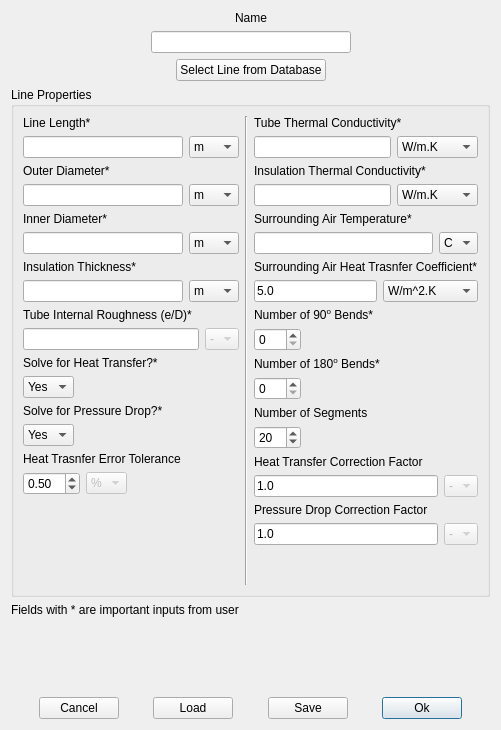
<?xml version="1.0" encoding="UTF-8"?>
<ui version="4.0">
 <class>Form</class>
 <widget class="QWidget" name="Form">
  <property name="geometry">
   <rect>
    <x>0</x>
    <y>0</y>
    <width>501</width>
    <height>730</height>
   </rect>
  </property>
  <property name="windowTitle">
   <string>Line Definition</string>
  </property>
  <layout class="QVBoxLayout" name="verticalLayout_17">
   <item>
    <layout class="QHBoxLayout" name="horizontalLayout_18">
     <item>
      <spacer name="horizontalSpacer_4">
       <property name="orientation">
        <enum>Qt::Horizontal</enum>
       </property>
       <property name="sizeHint" stdset="0">
        <size>
         <width>40</width>
         <height>20</height>
        </size>
       </property>
      </spacer>
     </item>
     <item>
      <layout class="QVBoxLayout" name="verticalLayout">
       <item>
        <widget class="QLabel" name="Line_name_label">
         <property name="text">
          <string>Name</string>
         </property>
         <property name="alignment">
          <set>Qt::AlignCenter</set>
         </property>
        </widget>
       </item>
       <item>
        <layout class="QHBoxLayout" name="horizontalLayout_2">
         <item>
          <widget class="QLineEdit" name="Line_name">
           <property name="minimumSize">
            <size>
             <width>200</width>
             <height>0</height>
            </size>
           </property>
          </widget>
         </item>
        </layout>
       </item>
      </layout>
     </item>
     <item>
      <spacer name="horizontalSpacer_5">
       <property name="orientation">
        <enum>Qt::Horizontal</enum>
       </property>
       <property name="sizeHint" stdset="0">
        <size>
         <width>40</width>
         <height>20</height>
        </size>
       </property>
      </spacer>
     </item>
    </layout>
   </item>
   <item>
    <layout class="QHBoxLayout" name="horizontalLayout_20">
     <item>
      <spacer name="horizontalSpacer_12">
       <property name="orientation">
        <enum>Qt::Horizontal</enum>
       </property>
       <property name="sizeHint" stdset="0">
        <size>
         <width>40</width>
         <height>20</height>
        </size>
       </property>
      </spacer>
     </item>
     <item>
      <widget class="QPushButton" name="Select_line_button">
       <property name="text">
        <string>Select Line from Database</string>
       </property>
      </widget>
     </item>
     <item>
      <spacer name="horizontalSpacer_13">
       <property name="orientation">
        <enum>Qt::Horizontal</enum>
       </property>
       <property name="sizeHint" stdset="0">
        <size>
         <width>40</width>
         <height>20</height>
        </size>
       </property>
      </spacer>
     </item>
    </layout>
   </item>
   <item>
    <widget class="QGroupBox" name="Line_properties_group">
     <property name="title">
      <string>Line Properties</string>
     </property>
     <layout class="QHBoxLayout" name="horizontalLayout_22">
      <item>
       <layout class="QVBoxLayout" name="verticalLayout_19">
        <item>
         <layout class="QVBoxLayout" name="verticalLayout_2">
          <item>
           <widget class="QLabel" name="Line_length_label">
            <property name="text">
             <string>Line Length*</string>
            </property>
           </widget>
          </item>
          <item>
           <layout class="QHBoxLayout" name="horizontalLayout_3">
            <item>
             <widget class="QLineEdit" name="Line_length"/>
            </item>
            <item>
             <widget class="QComboBox" name="Line_length_unit">
              <item>
               <property name="text">
                <string>m</string>
               </property>
              </item>
              <item>
               <property name="text">
                <string>cm</string>
               </property>
              </item>
              <item>
               <property name="text">
                <string>mm</string>
               </property>
              </item>
              <item>
               <property name="text">
                <string>ft</string>
               </property>
              </item>
              <item>
               <property name="text">
                <string>in</string>
               </property>
              </item>
             </widget>
            </item>
           </layout>
          </item>
         </layout>
        </item>
        <item>
         <layout class="QVBoxLayout" name="verticalLayout_3">
          <item>
           <widget class="QLabel" name="Line_OD_label">
            <property name="text">
             <string>Outer Diameter*</string>
            </property>
           </widget>
          </item>
          <item>
           <layout class="QHBoxLayout" name="horizontalLayout_4">
            <item>
             <widget class="QLineEdit" name="Line_OD"/>
            </item>
            <item>
             <widget class="QComboBox" name="Line_OD_unit">
              <item>
               <property name="text">
                <string>m</string>
               </property>
              </item>
              <item>
               <property name="text">
                <string>cm</string>
               </property>
              </item>
              <item>
               <property name="text">
                <string>mm</string>
               </property>
              </item>
              <item>
               <property name="text">
                <string>ft</string>
               </property>
              </item>
              <item>
               <property name="text">
                <string>in</string>
               </property>
              </item>
             </widget>
            </item>
           </layout>
          </item>
         </layout>
        </item>
        <item>
         <layout class="QVBoxLayout" name="verticalLayout_4">
          <item>
           <widget class="QLabel" name="Line_ID_label">
            <property name="text">
             <string>Inner Diameter*</string>
            </property>
           </widget>
          </item>
          <item>
           <layout class="QHBoxLayout" name="horizontalLayout_5">
            <item>
             <widget class="QLineEdit" name="Line_ID"/>
            </item>
            <item>
             <widget class="QComboBox" name="Line_ID_unit">
              <item>
               <property name="text">
                <string>m</string>
               </property>
              </item>
              <item>
               <property name="text">
                <string>cm</string>
               </property>
              </item>
              <item>
               <property name="text">
                <string>mm</string>
               </property>
              </item>
              <item>
               <property name="text">
                <string>ft</string>
               </property>
              </item>
              <item>
               <property name="text">
                <string>in</string>
               </property>
              </item>
             </widget>
            </item>
           </layout>
          </item>
         </layout>
        </item>
        <item>
         <layout class="QVBoxLayout" name="verticalLayout_5">
          <item>
           <widget class="QLabel" name="Line_insulation_t_label">
            <property name="text">
             <string>Insulation Thickness*</string>
            </property>
           </widget>
          </item>
          <item>
           <layout class="QHBoxLayout" name="horizontalLayout_6">
            <item>
             <widget class="QLineEdit" name="Line_insulation_t"/>
            </item>
            <item>
             <widget class="QComboBox" name="Line_insulation_t_unit">
              <item>
               <property name="text">
                <string>m</string>
               </property>
              </item>
              <item>
               <property name="text">
                <string>cm</string>
               </property>
              </item>
              <item>
               <property name="text">
                <string>mm</string>
               </property>
              </item>
              <item>
               <property name="text">
                <string>ft</string>
               </property>
              </item>
              <item>
               <property name="text">
                <string>in</string>
               </property>
              </item>
             </widget>
            </item>
           </layout>
          </item>
         </layout>
        </item>
        <item>
         <layout class="QVBoxLayout" name="verticalLayout_11">
          <item>
           <widget class="QLabel" name="Line_e_D_label">
            <property name="text">
             <string>Tube Internal Roughness (e/D)*</string>
            </property>
           </widget>
          </item>
          <item>
           <layout class="QHBoxLayout" name="horizontalLayout_12">
            <item>
             <widget class="QLineEdit" name="Line_e_D">
              <property name="toolTip">
               <string>Ratio between internal tube roughness to the inner tube diameter</string>
              </property>
             </widget>
            </item>
            <item>
             <widget class="QComboBox" name="Line_e_D_unit">
              <property name="enabled">
               <bool>false</bool>
              </property>
              <item>
               <property name="text">
                <string>-</string>
               </property>
              </item>
             </widget>
            </item>
           </layout>
          </item>
         </layout>
        </item>
        <item>
         <layout class="QVBoxLayout" name="verticalLayout_14">
          <item>
           <widget class="QLabel" name="Line_solve_HT_label">
            <property name="text">
             <string>Solve for Heat Transfer?*</string>
            </property>
           </widget>
          </item>
          <item>
           <layout class="QHBoxLayout" name="horizontalLayout_15">
            <item>
             <widget class="QComboBox" name="Line_solve_HT">
              <item>
               <property name="text">
                <string>Yes</string>
               </property>
              </item>
              <item>
               <property name="text">
                <string>No</string>
               </property>
              </item>
             </widget>
            </item>
            <item>
             <spacer name="horizontalSpacer_9">
              <property name="orientation">
               <enum>Qt::Horizontal</enum>
              </property>
              <property name="sizeHint" stdset="0">
               <size>
                <width>40</width>
                <height>20</height>
               </size>
              </property>
             </spacer>
            </item>
           </layout>
          </item>
         </layout>
        </item>
        <item>
         <layout class="QVBoxLayout" name="verticalLayout_15">
          <item>
           <widget class="QLabel" name="Line_solve_DP_label">
            <property name="text">
             <string>Solve for Pressure Drop?*</string>
            </property>
           </widget>
          </item>
          <item>
           <layout class="QHBoxLayout" name="horizontalLayout_14">
            <item>
             <widget class="QComboBox" name="Line_solve_DP">
              <item>
               <property name="text">
                <string>Yes</string>
               </property>
              </item>
              <item>
               <property name="text">
                <string>No</string>
               </property>
              </item>
             </widget>
            </item>
            <item>
             <spacer name="horizontalSpacer_10">
              <property name="orientation">
               <enum>Qt::Horizontal</enum>
              </property>
              <property name="sizeHint" stdset="0">
               <size>
                <width>40</width>
                <height>20</height>
               </size>
              </property>
             </spacer>
            </item>
           </layout>
          </item>
         </layout>
        </item>
        <item>
         <layout class="QVBoxLayout" name="verticalLayout_13">
          <item>
           <widget class="QLabel" name="Line_q_tolerance_label">
            <property name="text">
             <string>Heat Trasnfer Error Tolerance</string>
            </property>
           </widget>
          </item>
          <item>
           <layout class="QHBoxLayout" name="horizontalLayout_17">
            <item>
             <widget class="QDoubleSpinBox" name="Line_q_tolerance">
              <property name="minimum">
               <double>0.010000000000000</double>
              </property>
              <property name="value">
               <double>0.500000000000000</double>
              </property>
             </widget>
            </item>
            <item>
             <widget class="QComboBox" name="Line_q_tolerance_unit">
              <property name="enabled">
               <bool>false</bool>
              </property>
              <item>
               <property name="text">
                <string>%</string>
               </property>
              </item>
             </widget>
            </item>
            <item>
             <spacer name="horizontalSpacer_11">
              <property name="orientation">
               <enum>Qt::Horizontal</enum>
              </property>
              <property name="sizeHint" stdset="0">
               <size>
                <width>40</width>
                <height>20</height>
               </size>
              </property>
             </spacer>
            </item>
           </layout>
          </item>
         </layout>
        </item>
        <item>
         <spacer name="verticalSpacer_2">
          <property name="orientation">
           <enum>Qt::Vertical</enum>
          </property>
          <property name="sizeHint" stdset="0">
           <size>
            <width>20</width>
            <height>40</height>
           </size>
          </property>
         </spacer>
        </item>
       </layout>
      </item>
      <item>
       <widget class="Line" name="line">
        <property name="orientation">
         <enum>Qt::Vertical</enum>
        </property>
       </widget>
      </item>
      <item>
       <layout class="QVBoxLayout" name="verticalLayout_18">
        <item>
         <layout class="QVBoxLayout" name="verticalLayout_6">
          <item>
           <widget class="QLabel" name="Line_tube_k_label">
            <property name="text">
             <string>Tube Thermal Conductivity*</string>
            </property>
           </widget>
          </item>
          <item>
           <layout class="QHBoxLayout" name="horizontalLayout_7">
            <item>
             <widget class="QLineEdit" name="Line_tube_k"/>
            </item>
            <item>
             <widget class="QComboBox" name="Line_tube_k_unit">
              <item>
               <property name="text">
                <string>W/m.K</string>
               </property>
              </item>
              <item>
               <property name="text">
                <string>Btu/hr.ft.F</string>
               </property>
              </item>
             </widget>
            </item>
           </layout>
          </item>
         </layout>
        </item>
        <item>
         <layout class="QVBoxLayout" name="verticalLayout_7">
          <item>
           <widget class="QLabel" name="Line_insulation_k_label">
            <property name="text">
             <string>Insulation Thermal Conductivity*</string>
            </property>
           </widget>
          </item>
          <item>
           <layout class="QHBoxLayout" name="horizontalLayout_8">
            <item>
             <widget class="QLineEdit" name="Line_insulation_k"/>
            </item>
            <item>
             <widget class="QComboBox" name="Line_insulation_k_unit">
              <item>
               <property name="text">
                <string>W/m.K</string>
               </property>
              </item>
              <item>
               <property name="text">
                <string>Btu/hr.ft.F</string>
               </property>
              </item>
             </widget>
            </item>
           </layout>
          </item>
         </layout>
        </item>
        <item>
         <layout class="QVBoxLayout" name="verticalLayout_8">
          <item>
           <widget class="QLabel" name="Line_surrounding_T_label">
            <property name="text">
             <string>Surrounding Air Temperature*</string>
            </property>
           </widget>
          </item>
          <item>
           <layout class="QHBoxLayout" name="horizontalLayout_9">
            <item>
             <widget class="QLineEdit" name="Line_surrounding_T"/>
            </item>
            <item>
             <widget class="QComboBox" name="Line_surrounding_T_unit">
              <item>
               <property name="text">
                <string>C</string>
               </property>
              </item>
              <item>
               <property name="text">
                <string>K</string>
               </property>
              </item>
              <item>
               <property name="text">
                <string>F</string>
               </property>
              </item>
             </widget>
            </item>
           </layout>
          </item>
         </layout>
        </item>
        <item>
         <layout class="QVBoxLayout" name="verticalLayout_9">
          <item>
           <widget class="QLabel" name="Line_surrounding_HTC_label">
            <property name="text">
             <string>Surrounding Air Heat Trasnfer Coefficient*</string>
            </property>
           </widget>
          </item>
          <item>
           <layout class="QHBoxLayout" name="horizontalLayout_10">
            <item>
             <widget class="QLineEdit" name="Line_surrounding_HTC">
              <property name="text">
               <string>5.0</string>
              </property>
             </widget>
            </item>
            <item>
             <widget class="QComboBox" name="Line_surrounding_HTC_unit">
              <item>
               <property name="text">
                <string>W/m^2.K</string>
               </property>
              </item>
              <item>
               <property name="text">
                <string>Btu/hr.ft^2.K</string>
               </property>
              </item>
             </widget>
            </item>
           </layout>
          </item>
         </layout>
        </item>
        <item>
         <layout class="QVBoxLayout" name="verticalLayout_10">
          <item>
           <layout class="QVBoxLayout" name="verticalLayout_21">
            <item>
             <widget class="QLabel" name="Line_N_90_bends_label">
              <property name="toolTip">
               <string>Devide the line to number of segments</string>
              </property>
              <property name="text">
               <string>&lt;html&gt;&lt;head/&gt;&lt;body&gt;&lt;p&gt;Number of 90&lt;span style=&quot; vertical-align:super;&quot;&gt;o&lt;/span&gt; Bends*&lt;/p&gt;&lt;/body&gt;&lt;/html&gt;</string>
              </property>
             </widget>
            </item>
            <item>
             <layout class="QHBoxLayout" name="horizontalLayout_21">
              <item>
               <widget class="QSpinBox" name="Line_N_90_bends">
                <property name="toolTip">
                 <string>Devide the line to number of segments</string>
                </property>
                <property name="minimum">
                 <number>0</number>
                </property>
                <property name="maximum">
                 <number>100</number>
                </property>
                <property name="value">
                 <number>0</number>
                </property>
               </widget>
              </item>
              <item>
               <spacer name="horizontalSpacer_15">
                <property name="orientation">
                 <enum>Qt::Horizontal</enum>
                </property>
                <property name="sizeHint" stdset="0">
                 <size>
                  <width>40</width>
                  <height>20</height>
                 </size>
                </property>
               </spacer>
              </item>
             </layout>
            </item>
           </layout>
          </item>
          <item>
           <layout class="QVBoxLayout" name="verticalLayout_20">
            <item>
             <widget class="QLabel" name="Line_N_180_bends_label">
              <property name="toolTip">
               <string>Devide the line to number of segments</string>
              </property>
              <property name="text">
               <string>&lt;html&gt;&lt;head/&gt;&lt;body&gt;&lt;p&gt;Number of 180&lt;span style=&quot; vertical-align:super;&quot;&gt;o&lt;/span&gt; Bends*&lt;/p&gt;&lt;/body&gt;&lt;/html&gt;</string>
              </property>
             </widget>
            </item>
            <item>
             <layout class="QHBoxLayout" name="horizontalLayout_19">
              <item>
               <widget class="QSpinBox" name="Line_N_180_bends">
                <property name="toolTip">
                 <string>Devide the line to number of segments</string>
                </property>
                <property name="minimum">
                 <number>0</number>
                </property>
                <property name="maximum">
                 <number>100</number>
                </property>
                <property name="value">
                 <number>0</number>
                </property>
               </widget>
              </item>
              <item>
               <spacer name="horizontalSpacer_14">
                <property name="orientation">
                 <enum>Qt::Horizontal</enum>
                </property>
                <property name="sizeHint" stdset="0">
                 <size>
                  <width>40</width>
                  <height>20</height>
                 </size>
                </property>
               </spacer>
              </item>
             </layout>
            </item>
           </layout>
          </item>
          <item>
           <widget class="QLabel" name="Line_N_segments_label">
            <property name="toolTip">
             <string>Devide the line to number of segments</string>
            </property>
            <property name="text">
             <string>Number of Segments</string>
            </property>
           </widget>
          </item>
          <item>
           <layout class="QHBoxLayout" name="horizontalLayout_11">
            <item>
             <widget class="QSpinBox" name="Line_N_segments">
              <property name="toolTip">
               <string>Devide the line to number of segments</string>
              </property>
              <property name="minimum">
               <number>1</number>
              </property>
              <property name="maximum">
               <number>100</number>
              </property>
              <property name="value">
               <number>20</number>
              </property>
             </widget>
            </item>
            <item>
             <spacer name="horizontalSpacer_8">
              <property name="orientation">
               <enum>Qt::Horizontal</enum>
              </property>
              <property name="sizeHint" stdset="0">
               <size>
                <width>40</width>
                <height>20</height>
               </size>
              </property>
             </spacer>
            </item>
           </layout>
          </item>
         </layout>
        </item>
        <item>
         <layout class="QVBoxLayout" name="verticalLayout_16">
          <item>
           <widget class="QLabel" name="Line_HT_correction_label">
            <property name="text">
             <string>Heat Transfer Correction Factor</string>
            </property>
           </widget>
          </item>
          <item>
           <layout class="QHBoxLayout" name="horizontalLayout_16">
            <item>
             <widget class="QLineEdit" name="Line_HT_correction">
              <property name="text">
               <string>1.0</string>
              </property>
             </widget>
            </item>
            <item>
             <widget class="QComboBox" name="Line_HT_correction_unit">
              <property name="enabled">
               <bool>false</bool>
              </property>
              <item>
               <property name="text">
                <string>-</string>
               </property>
              </item>
             </widget>
            </item>
           </layout>
          </item>
         </layout>
        </item>
        <item>
         <layout class="QVBoxLayout" name="verticalLayout_12">
          <item>
           <widget class="QLabel" name="Line_DP_correction_label">
            <property name="text">
             <string>Pressure Drop Correction Factor</string>
            </property>
           </widget>
          </item>
          <item>
           <layout class="QHBoxLayout" name="horizontalLayout_13">
            <item>
             <widget class="QLineEdit" name="Line_DP_correction">
              <property name="text">
               <string>1.0</string>
              </property>
             </widget>
            </item>
            <item>
             <widget class="QComboBox" name="Line_DP_correction_unit">
              <property name="enabled">
               <bool>false</bool>
              </property>
              <item>
               <property name="text">
                <string>-</string>
               </property>
              </item>
             </widget>
            </item>
           </layout>
          </item>
         </layout>
        </item>
        <item>
         <spacer name="verticalSpacer_3">
          <property name="orientation">
           <enum>Qt::Vertical</enum>
          </property>
          <property name="sizeHint" stdset="0">
           <size>
            <width>20</width>
            <height>40</height>
           </size>
          </property>
         </spacer>
        </item>
       </layout>
      </item>
     </layout>
    </widget>
   </item>
   <item>
    <widget class="QLabel" name="label">
     <property name="text">
      <string>Fields with * are important inputs from user</string>
     </property>
    </widget>
   </item>
   <item>
    <spacer name="verticalSpacer">
     <property name="orientation">
      <enum>Qt::Vertical</enum>
     </property>
     <property name="sizeHint" stdset="0">
      <size>
       <width>20</width>
       <height>40</height>
      </size>
     </property>
    </spacer>
   </item>
   <item>
    <layout class="QHBoxLayout" name="horizontalLayout">
     <item>
      <spacer name="horizontalSpacer">
       <property name="orientation">
        <enum>Qt::Horizontal</enum>
       </property>
       <property name="sizeHint" stdset="0">
        <size>
         <width>40</width>
         <height>20</height>
        </size>
       </property>
      </spacer>
     </item>
     <item>
      <widget class="QPushButton" name="Line_cancel_button">
       <property name="text">
        <string>Cancel</string>
       </property>
      </widget>
     </item>
     <item>
      <spacer name="horizontalSpacer_6">
       <property name="orientation">
        <enum>Qt::Horizontal</enum>
       </property>
       <property name="sizeHint" stdset="0">
        <size>
         <width>40</width>
         <height>20</height>
        </size>
       </property>
      </spacer>
     </item>
     <item>
      <widget class="QPushButton" name="Line_load_button">
       <property name="text">
        <string>Load</string>
       </property>
      </widget>
     </item>
     <item>
      <spacer name="horizontalSpacer_7">
       <property name="orientation">
        <enum>Qt::Horizontal</enum>
       </property>
       <property name="sizeHint" stdset="0">
        <size>
         <width>40</width>
         <height>20</height>
        </size>
       </property>
      </spacer>
     </item>
     <item>
      <widget class="QPushButton" name="Line_save_button">
       <property name="text">
        <string>Save</string>
       </property>
      </widget>
     </item>
     <item>
      <spacer name="horizontalSpacer_2">
       <property name="orientation">
        <enum>Qt::Horizontal</enum>
       </property>
       <property name="sizeHint" stdset="0">
        <size>
         <width>40</width>
         <height>20</height>
        </size>
       </property>
      </spacer>
     </item>
     <item>
      <widget class="QPushButton" name="Line_ok_button">
       <property name="text">
        <string>Ok</string>
       </property>
       <property name="default">
        <bool>true</bool>
       </property>
      </widget>
     </item>
     <item>
      <spacer name="horizontalSpacer_3">
       <property name="orientation">
        <enum>Qt::Horizontal</enum>
       </property>
       <property name="sizeHint" stdset="0">
        <size>
         <width>40</width>
         <height>20</height>
        </size>
       </property>
      </spacer>
     </item>
    </layout>
   </item>
  </layout>
 </widget>
 <resources/>
 <connections/>
</ui>
